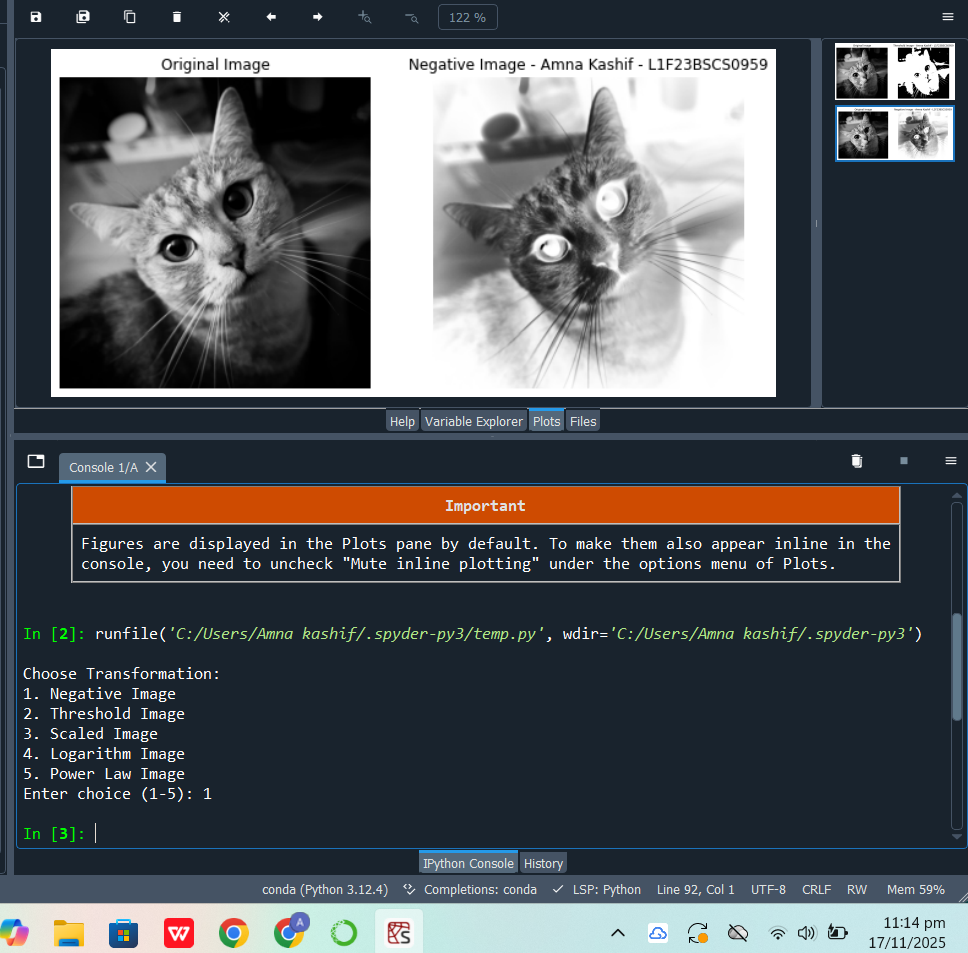
#> input picture neative.png, 968 x 953 px, given in place of iip1.jpg, which was not available
$ python iipa1code.py
#> lines starting #> are read from the running program, lines starting #| are printed output that depends on the picture; pictures that were not available may be replaced by others from this repository, and a replacement may not be noted
import numpy as np
import matplotlib.pyplot as plt
from skimage import io as skio

def negative_image(img):
    return 255 - img

def threshold_image(img, threshold_value, direction):
    if direction == "up":
        return np.where(img > threshold_value, 255, 0)
    elif direction == "down":
        return np.where(img < threshold_value, 255, 0)
    else:
        raise ValueError("Invalid direction. Choose 'up' or 'down'.")

def scaled_image(img, scale_factor):
    result = img * scale_factor
    return np.clip(result, 0, 255).astype(np.uint8)

def log_image(img, log_base):
    img_norm = img / 255.0
    result = (np.log(1 + img_norm) / np.log(log_base)) * 255
    return np.clip(result, 0, 255).astype(np.uint8)

def power_law_image(img, gamma):
    img_norm = img / 255.0
    result = np.power(img_norm, gamma) * 255
    return np.clip(result, 0, 255).astype(np.uint8)

def main():
    image_path = r"C:\Users\Amna kashif\Downloads\iip1.jpg"  # Your image path

    img = skio.imread(image_path, as_gray=True)
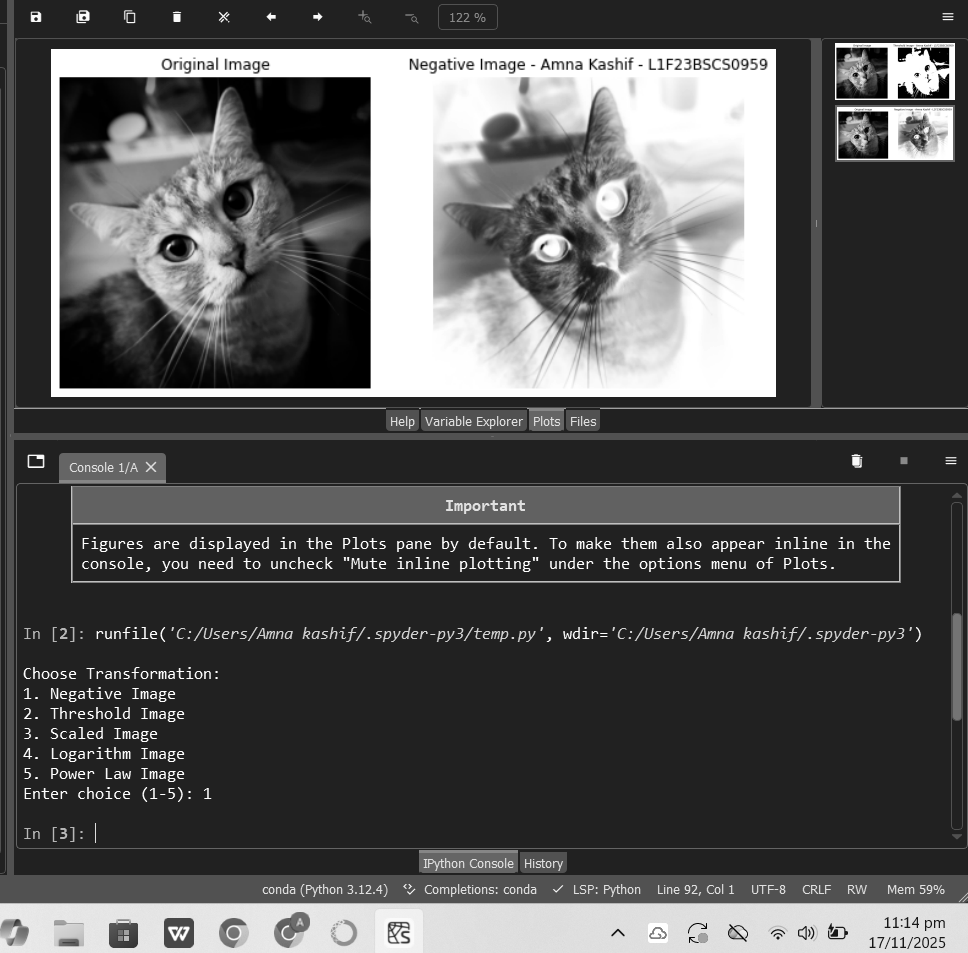
#> img: shape (953, 968) float64; min 0, max 1, mean 0.341
    img = (img * 255).astype(np.uint8) if img.max() <= 1 else img.astype(np.uint8)

    print("\nChoose Transformation:")
    print("1. Negative Image")
    print("2. Threshold Image")
    print("3. Scaled Image")
    print("4. Logarithm Image")
    print("5. Power Law Image")
    choice = int(input("Enter choice (1-5): "))
#> the answer given: 1

    params = {}
    if choice == 1:
        pass
    elif choice == 2:
        params['threshold_value'] = int(input("Enter threshold value (0-255): "))
        params['direction'] = input("Direction (up/down): ").lower()
    elif choice == 3:
        params['scale_factor'] = float(input("Enter scaling factor: "))
    elif choice == 4:
        params['log_base'] = float(input("Enter log base (e.g., 2): "))
    elif choice == 5:
        params['gamma'] = float(input("Enter gamma/power value: "))
    else:
        print("Invalid choice!")
        return

    if choice == 1:
        result = negative_image(img)
#> in negative_image, `return 255 - img`:
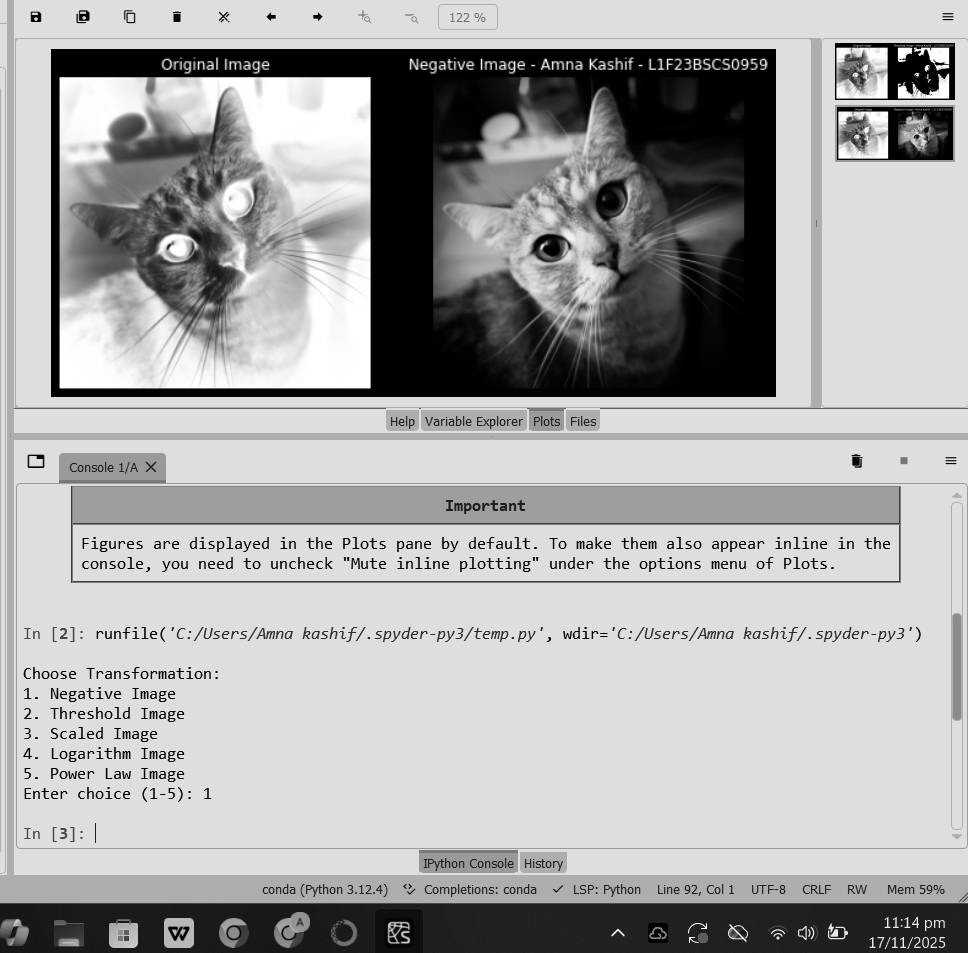
#> returned value: shape (953, 968); min 0, max 255, mean 168.5
        func_name = "Negative Image"
    elif choice == 2:
        result = threshold_image(img, **params)
        func_name = "Threshold Image"
    elif choice == 3:
        result = scaled_image(img, **params)
        func_name = "Scaled Image"
    elif choice == 4:
        result = log_image(img, **params)
        func_name = "Logarithm Image"
    elif choice == 5:
        result = power_law_image(img, **params)
        func_name = "Power Law Image"

    # Plot before and after
    plt.figure(figsize=(10, 5))
    plt.subplot(1, 2, 1)
    plt.imshow(img, cmap='gray')
    plt.title("Original Image")
    plt.axis('off')

    plt.subplot(1, 2, 2)
    plt.imshow(result, cmap='gray')
    plt.title(f"{func_name} - Amna Kashif - L1F23BSCS0959")
    plt.axis('off')

    plt.show()
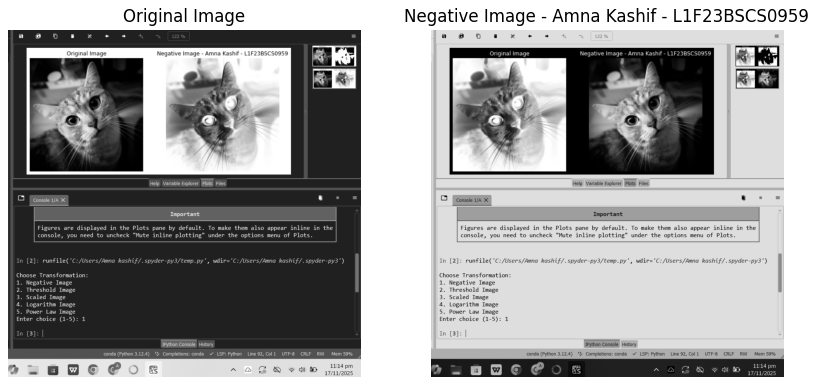
#> figure drawn by matplotlib, 2 panels

if __name__ == "__main__":
    main()

$ run again, on power rule.png
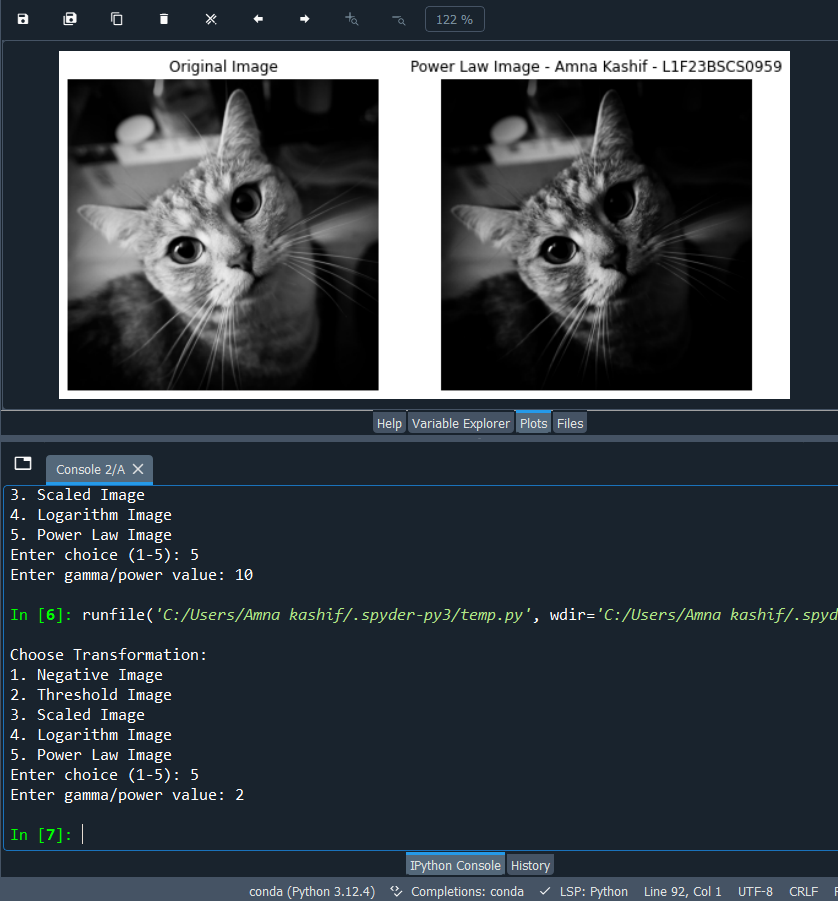
#> input picture power rule.png, 838 x 901 px, given in place of iip1.jpg, which was not available
#> in negative_image, `return 255 - img`:
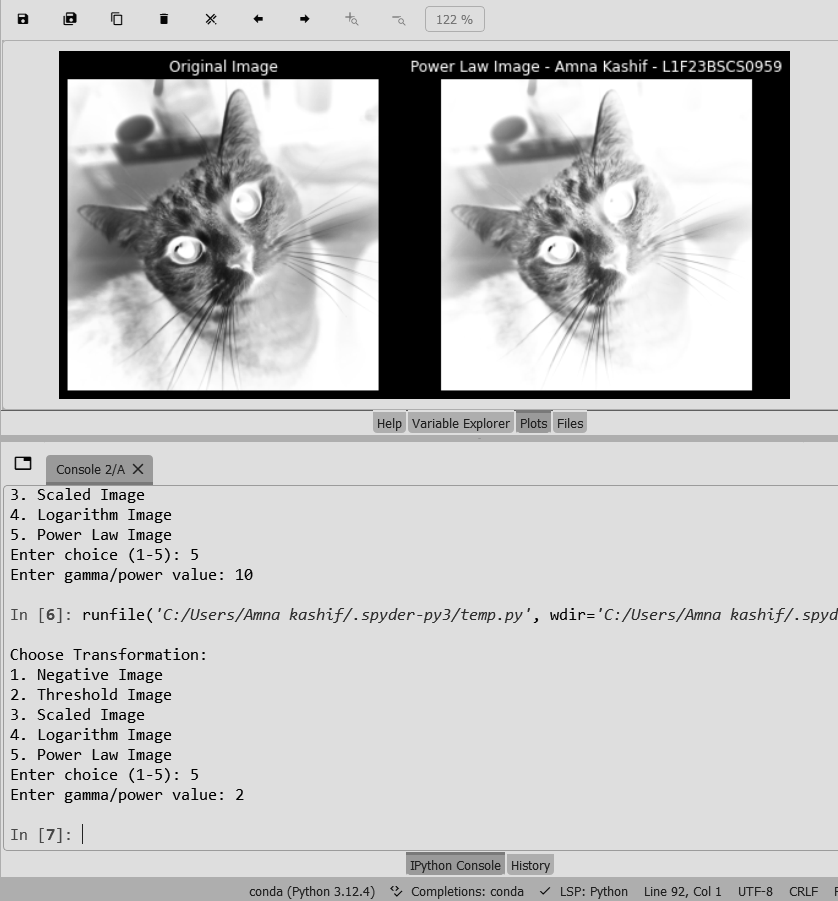
#> returned value: shape (901, 838); min 0, max 255, mean 194.1
#> in main, `plt.show()`:
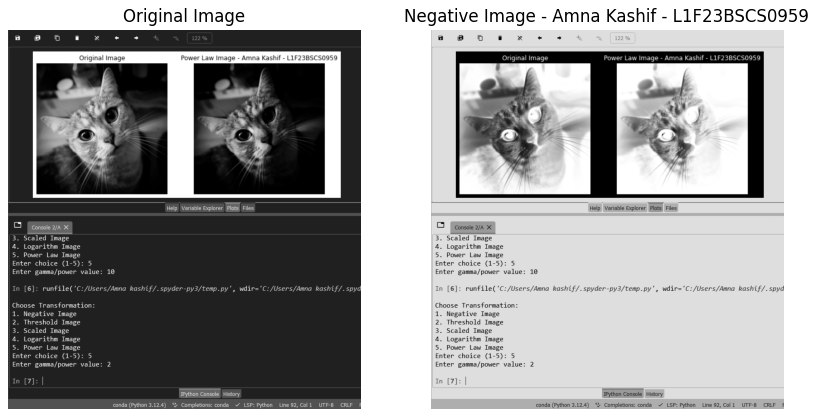
#> figure drawn by matplotlib, 2 panels

$ run again, on scaled.png
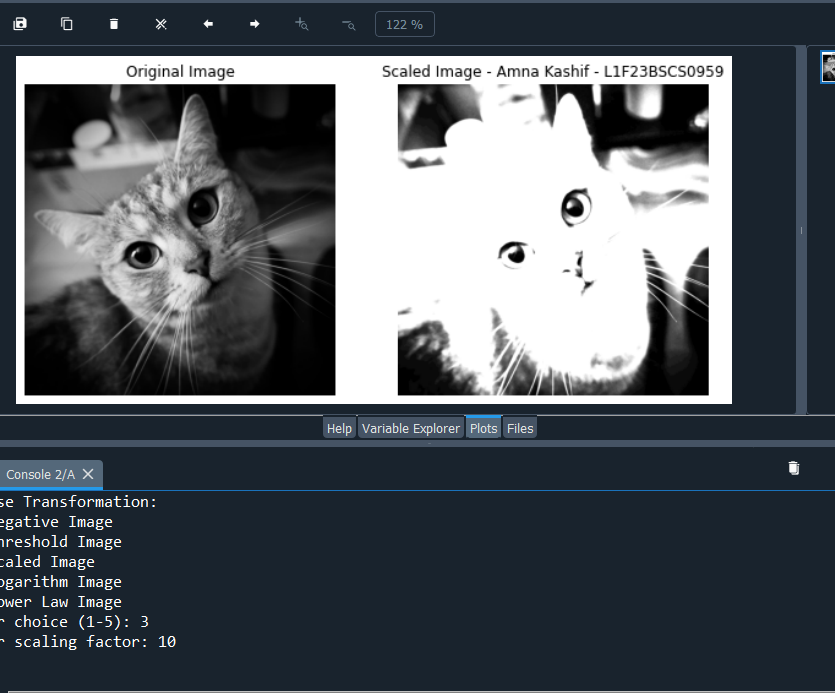
#> input picture scaled.png, 835 x 693 px, given in place of iip1.jpg, which was not available
#> in negative_image, `return 255 - img`:
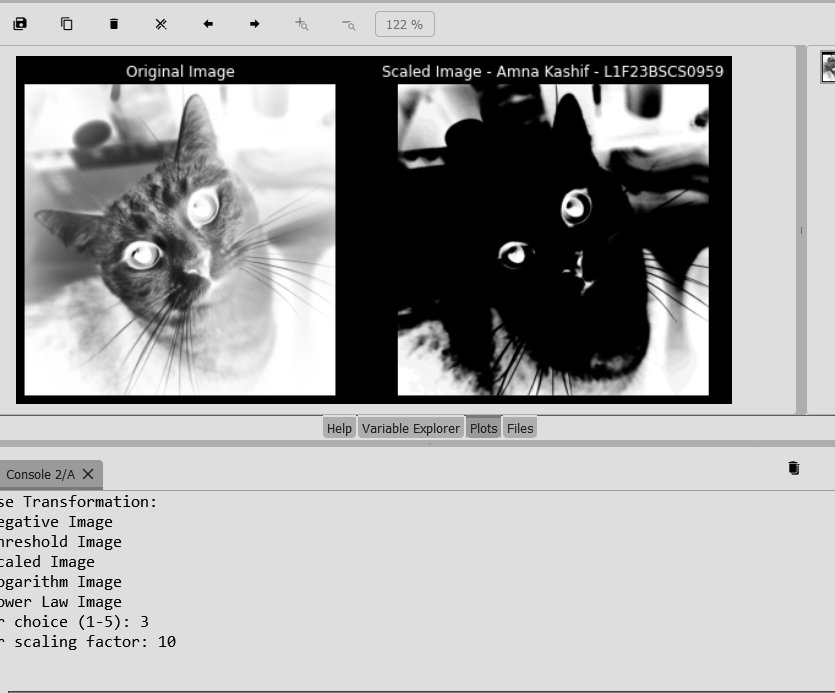
#> returned value: shape (693, 835); min 0, max 255, mean 165.9
#> in main, `plt.show()`:
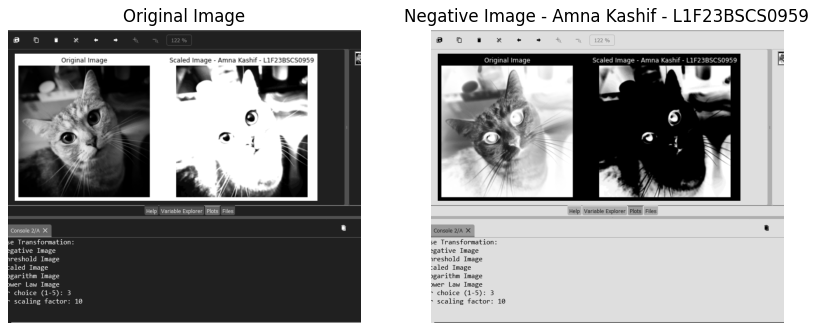
#> figure drawn by matplotlib, 2 panels
